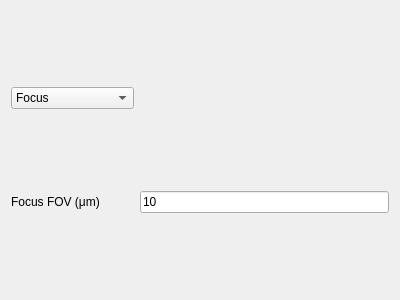
<?xml version="1.0" encoding="UTF-8"?>
<ui version="4.0">
 <class>Form</class>
 <widget class="QWidget" name="Form">
  <property name="geometry">
   <rect>
    <x>0</x>
    <y>0</y>
    <width>400</width>
    <height>300</height>
   </rect>
  </property>
  <property name="windowTitle">
   <string>Form</string>
  </property>
  <layout class="QGridLayout" name="gridLayout">
   <item row="0" column="0">
    <widget class="QComboBox" name="displayComboBox">
     <item>
      <property name="text">
       <string>Focus</string>
      </property>
     </item>
     <item>
      <property name="text">
       <string>Fourier transform</string>
      </property>
     </item>
     <item>
      <property name="text">
       <string>Phase</string>
      </property>
     </item>
    </widget>
   </item>
   <item row="1" column="0">
    <widget class="QLabel" name="label">
     <property name="minimumSize">
      <size>
       <width>100</width>
       <height>0</height>
      </size>
     </property>
     <property name="text">
      <string>Focus FOV (μm)</string>
     </property>
    </widget>
   </item>
   <item row="1" column="1">
    <widget class="QLineEdit" name="FOVLineEdit">
     <property name="text">
      <string>10</string>
     </property>
    </widget>
   </item>
  </layout>
 </widget>
 <resources/>
 <connections/>
</ui>
